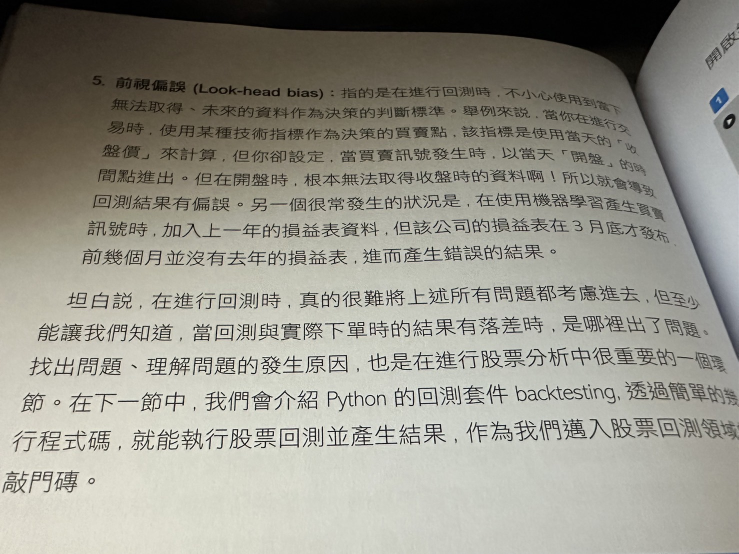
#> input picture document.jpg, 1477 x 1108 px (shown at 1/2 size)
$ jupyter execute --allow-errors '20240425筆記.ipynb'
#> lines starting #> are read from the running program, lines starting #| are printed output that depends on the picture; after the words box and inside, x2 and y2 are one past the last pixel; in counts of white or black regions, pixels touching at a corner belong together
# 20240425筆記

[cell 1]
import cv2
import numpy as np
import matplotlib.pyplot as plt
import plotly.express as px

[cell 2]
rect = cv2.getStructuringElement(cv2.MORPH_RECT, (3, 3))
ellipse = cv2.getStructuringElement(cv2.MORPH_ELLIPSE, (3, 3))

[cell 3]
rect

[cell 4]
ellipse

[cell 5]
line1 = [0]*3+[255]*3+[0]*3
line2 = [255]*3+[0]*3+[255]*3
print(line1)
print(line2)

[cell 6]
img = np.array([line1]*3+[line2]*3+[line1]*3, dtype='uint8')

[cell 7]
img

[cell 8]
plt.imshow(img, cmap='gray')

[cell 9]
cv2.erode(img, rect)

[cell 10]
cv2.erode(img, ellipse)

[cell 11]
kernel = np.array([[1, 1, 1]])
# kernel = np.array([[1], [1], [1]])

[cell 12]
img

[cell 13]
cv2.erode(img, kernel)

[cell 14]
plt.imshow(cv2.erode(img, kernel), cmap="gray")

[cell 15]
cv2.dilate(img, kernel)

## Thresholding v.s. adaptiveThresholding

[cell 16]
doc = cv2.imread('document.jpg', 0)
#> doc: shape (1108, 1477); min 0, max 255, mean 147.3

[cell 17]
plt.imshow(doc, cmap='gray')

[cell 18]
# import plotly.express as px
px.imshow(doc, color_continuous_scale="gray")

[cell 19]
thresh, thresh_doc = cv2.threshold(doc, 127, 255, cv2.THRESH_BINARY)
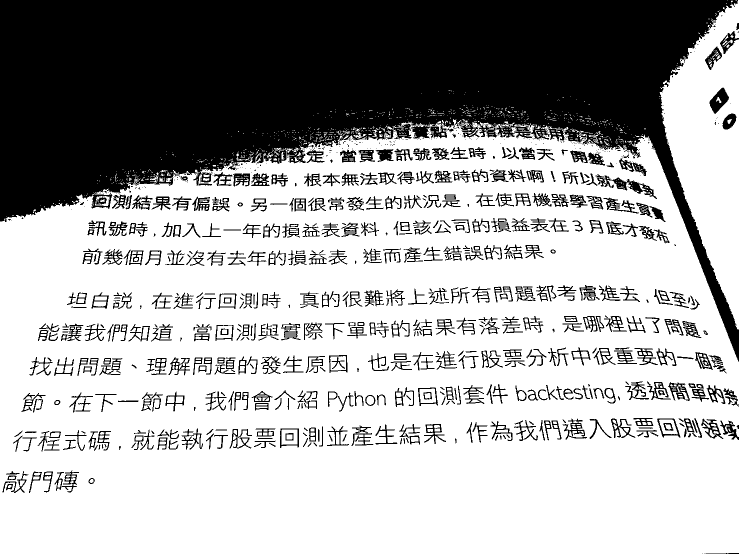
#> thresh_doc: shape (1108, 1477) (shown at 1/2 size); 66.4% white; 999 black regions (435 under 20 px), largest, box (x1, y1, x2, y2) and area: (0, 0, 1477, 723) 440235, (1191, 348, 1314, 398) 1504, (1419, 175, 1458, 228) 1049

[cell 20]
plt.imshow(thresh_doc, cmap='gray')

[cell 21]
output1 = cv2.adaptiveThreshold(doc, 255, cv2.ADAPTIVE_THRESH_MEAN_C, cv2.THRESH_BINARY,11, 7)
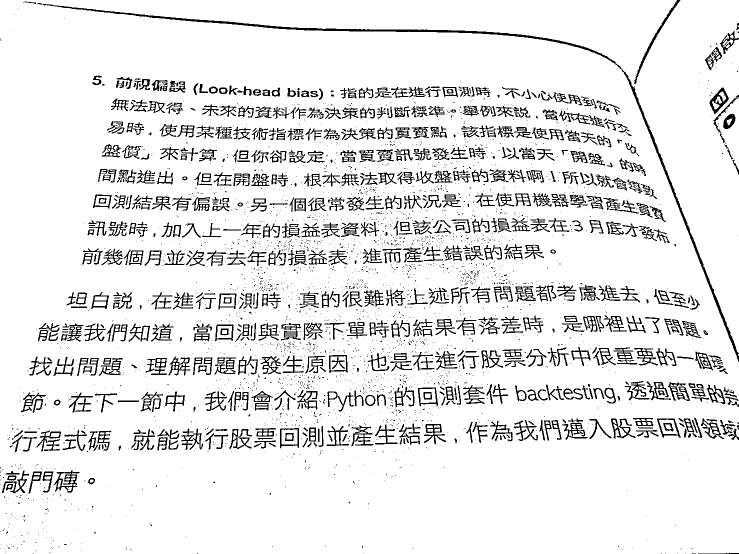
#> output1: shape (1108, 1477) (shown at 1/2 size); 90.5% white; black in thin lines or dots

[cell 22]
plt.imshow(output1, cmap='gray')

[cell 23]
output2 = cv2.adaptiveThreshold(doc, 255, cv2.ADAPTIVE_THRESH_GAUSSIAN_C, cv2.THRESH_BINARY,11, 10)
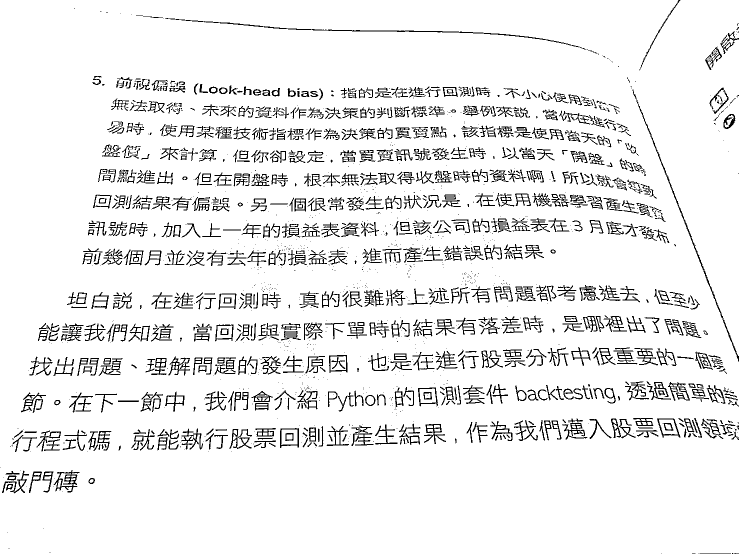
#> output2: shape (1108, 1477) (shown at 1/2 size); 92.2% white; black in thin lines or dots

[cell 24]
plt.imshow(output2, cmap='gray')

[cell 25]
px.imshow(output2, color_continuous_scale="gray")

## 重點整理

* Histogram
* Convolution (Filtering)
* Morphology (Erosion, Dilation)
* Thresholding

## Image Rotating, Flipping, Resizing

[cell 26]
import skimage
from PIL import Image

[cell 27]
camera = skimage.data.camera()
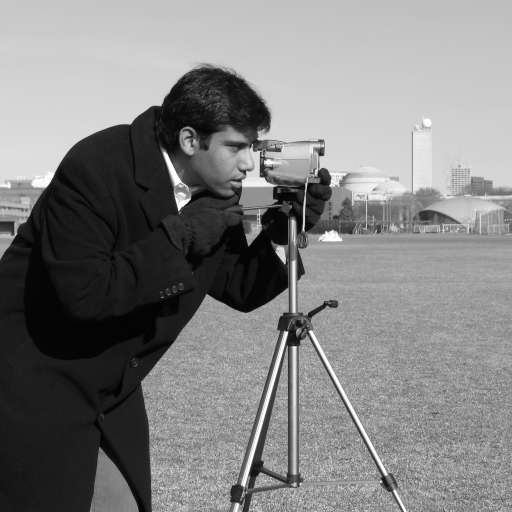
#> input picture skimage.data.camera(), 512 x 512 px
#> camera is the input picture: shape (512, 512); min 0, max 255, mean 129.1

[cell 28]
plt.imshow(camera, cmap='gray')

[cell 29]
plt.imshow(cv2.rotate(camera, cv2.ROTATE_90_CLOCKWISE), cmap='gray')

### 複習：PIL <==> ndarray

[cell 30]
# ndarray -> PIL image
pil_camera = Image.fromarray(camera)

[cell 31]
pil_camera

[cell 32]
resized = pil_camera.copy()
resized.thumbnail((200, 200))

[cell 33]
resized

[cell 34]
# PIL image -> ndarray
temp = resized.rotate(45, fillcolor='White')
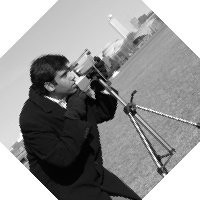
#> temp: PIL image 200x200 L; min 0, max 255, mean 147.5
camera_45 = np.array(temp)

[cell 35]
cv2.imshow('camera', camera_45)
cv2.waitKey(0)
cv2.destroyAllWindows()

[cell 36]
# 1: horizontal flip
# 0: vertical flip
# -1: horizontal + vertical
plt.imshow(cv2.flip(camera, 0), cmap='gray')

[cell 37]
# dsize: desired size (200, 200)
plt.imshow(cv2.resize(camera, (200, 200)), cmap='gray')

[cell 38]
# fx: x scale
# fy: y scale
plt.imshow(cv2.resize(camera, None, fx=0.25, fy=0.25), cmap='gray')

## Draw Lines, Rectangles, Circles, and Text

[cell 39]
import skimage
import cv2
from PIL import Image
import numpy as np
import matplotlib.pyplot as plt
import plotly.express as px

[cell 40]
coffee = skimage.data.coffee()
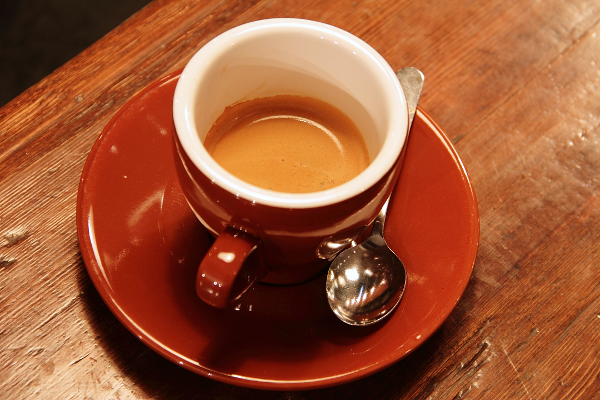
#> input picture skimage.data.coffee(), 600 x 400 px
#> coffee is the input picture: shape (400, 600, 3); mean R, G, B 158.6, 85.8, 51.5

[cell 41]
type(coffee)

[cell 42]
coffee.shape
#> Out = (400, 600, 3)

[cell 43]
plt.imshow(coffee)

[cell 44]
plt.imshow(coffee)
plt.axis('off')

[cell 45]
Image.fromarray(coffee).size
#> Out = (600, 400)

[cell 46]
cv2.line(coffee, (0, 200), (599, 200), (0, 0, 255), 5)

[cell 47]
cv2.line(coffee, (300, 0), (300, 399), (0, 255, 0), 5)

[cell 48]
plt.imshow(coffee)

[cell 49]
cv2.rectangle(coffee, (180, 0), (420, 220), (255, 0, 0), 5);

[cell 50]
plt.imshow(coffee)

[cell 51]
cv2.circle(coffee, (290, 150), 30, (0, 0, 255), 5);

[cell 52]
plt.imshow(coffee)

[cell 53]
cv2.putText(coffee, "Coffee", (300, 200), 0, 1, (0, 255, 0), 5);

[cell 54]
cv2.putText(coffee, "Hello", (20, 195), cv2.FONT_HERSHEY_SIMPLEX, 1, (0, 255, 0), 2);
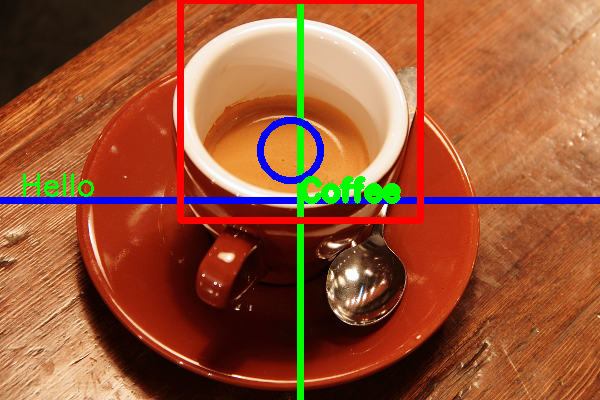
#> coffee: shape (400, 600, 3); mean R, G, B 153.5, 84.9, 53

[cell 55]
plt.imshow(coffee)

## 練習 01

請下載下面網址的圖片，手動標出 Talor Swift 的臉，並填上名字。

https://deadline.com/wp-content/uploads/2023/07/taylor-swift-eras-tour.jpg

[cell 56]
import requests

[cell 57]
url = "https://deadline.com/wp-content/uploads/2023/07/taylor-swift-eras-tour.jpg"

#> (a cell that did not finish here is left out)

[cell 59]
taylor = cv2.imread('taylor.jpg')

[cell 60]
px.imshow(taylor)

#> (a cell that did not finish here is left out)

[cell 62]
cv2.rectangle(taylor, (600, 500), (1000, 40), (255, 0, 0), 5);

[cell 63]
cv2.putText(taylor, "Taylor Swift", (600, 550), 0, 2, (255, 0, 0), 3);

#> (a cell that did not finish here is left out)

## 練習 02

亮度跟對比度調整練習。

亮度：像素值 + 調整值

對比度：像素質 x 調整比例

#> (a cell that did not finish here is left out)

#> (a cell that did not finish here is left out)

[cell 67]
list(range(0, 255, 25))

[cell 68]
line03 = list(range(0, 255, 25))

[cell 69]
test_img = np.array([line03]*11, dtype="uint8")

[cell 70]
test_img

[cell 71]
plt.imshow(test_img, cmap="gray")
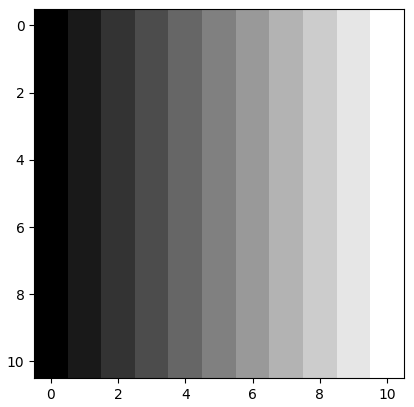
#> figure drawn by matplotlib, 1 panel

[cell 72]
test_img + 50

[cell 73]
np.int64(test_img) + 50

[cell 74]
np.uint8(np.int64(test_img) + 50)

[cell 75]
test_brightness = np.uint8(np.clip(np.int64(test_img) + 80, 0, 255))

[cell 76]
plt.subplot(1, 2, 1)
plt.imshow(test_img, cmap="gray", vmin=0, vmax=255)
plt.subplot(1, 2, 2)
plt.imshow(test_brightness, cmap="gray", vmin=0, vmax=255)
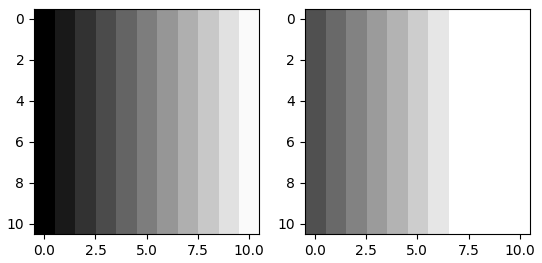
#> figure drawn by matplotlib, 2 panels

[cell 77]
test_contrast = np.uint8(np.clip(np.float64(test_img)*0.8, 0, 255))

[cell 78]
test_contrast

[cell 79]
plt.subplot(1, 2, 1)
plt.imshow(test_img, cmap="gray", vmin=0, vmax=255)
plt.subplot(1, 2, 2)
plt.imshow(test_contrast, cmap="gray", vmin=0, vmax=255)
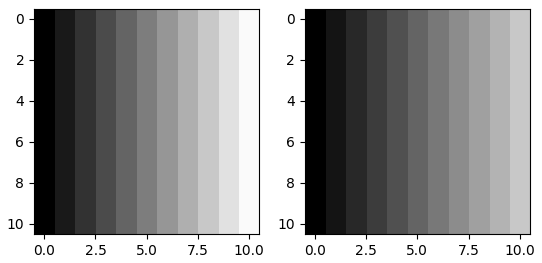
#> figure drawn by matplotlib, 2 panels

## 練習 03

計算以下網址圖片上的燈泡數量。

https://github.com/vcdemy/20240418/blob/main/lights.jpg?raw=true

[cell 80]
url = "https://github.com/vcdemy/20240418/blob/main/lights.jpg?raw=true"

#> (a cell that did not finish here is left out)

#> (a cell that did not finish here is left out)

[cell 83]
lights = cv2.imread('lights.jpg')

#> (a cell that did not finish here is left out)

#> (a cell that did not finish here is left out)

[cell 86]
plt.imshow(img, cmap="gray")

[cell 87]
cnts, hierarchy = cv2.findContours(img.copy(), cv2.RETR_EXTERNAL, cv2.CHAIN_APPROX_SIMPLE)
for (i, c) in enumerate(cnts):
  (x, y, w, h) = cv2.boundingRect(c)
  cv2.rectangle(lights, (x, y), (x+w, y+h), (0, 255, 0), 3)
  cv2.putText(lights, f"{i+1}", (x, y - 5), 2, 0.5, (0, 255, 0), 2)
#> (the rest of this cell did not finish here and is left out)

[cell 88]
x = list('abcde')

[cell 89]
x

[cell 90]
for i, c in enumerate(x):
    print(i, "==>", c)
